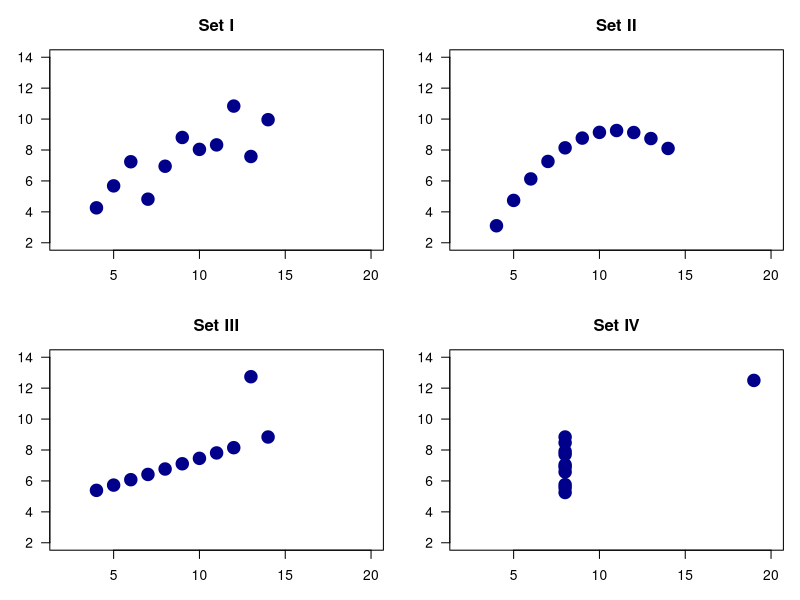

R code for this plot:
# The Anscsombe Quartet in R

# demonstration data from
# Anscombe, F. J. 1973, February. Graphs in statistical analysis. 
#  The American Statistician 27: 17–21.

# define the anscombe data frame
anscombe <- data.frame(
   x1 = c(10, 8, 13, 9, 11, 14, 6, 4, 12, 7, 5),
   x2 = c(10, 8, 13, 9, 11, 14, 6, 4, 12, 7, 5),
   x3 = c(10, 8, 13, 9, 11, 14, 6, 4, 12, 7, 5),
   x4 = c(8, 8, 8, 8, 8, 8, 8, 19, 8, 8, 8),
   y1 = c(8.04, 6.95,  7.58, 8.81, 8.33, 9.96, 7.24, 4.26,10.84, 4.82, 5.68),
   y2 = c(9.14, 8.14,  8.74, 8.77, 9.26, 8.1, 6.13, 3.1,  9.13, 7.26, 4.74),
   y3 = c(7.46, 6.77, 12.74, 7.11, 7.81, 8.84, 6.08, 5.39, 8.15, 6.42, 5.73),
   y4 = c(6.58, 5.76,  7.71, 8.84, 8.47, 7.04, 5.25, 12.5, 5.56, 7.91, 6.89))

# show results from four regression analyses
with(anscombe, print(summary(lm(y1 ~ x1))))
with(anscombe, print(summary(lm(y2 ~ x2))))
with(anscombe, print(summary(lm(y3 ~ x3))))
with(anscombe, print(summary(lm(y4 ~ x4))))

# place four plots on one page using standard R graphics
# ensuring that all have the same scales
# for horizontal and vertical axes
pdf(file = "fig_more_anscombe.pdf", width = 8.5, height = 8.5)
par(mfrow=c(2,2),mar=c(3,3,3,1))
with(anscombe, plot(x1, y1, xlim=c(2,20),ylim=c(2,14), 
  pch = 19, col = "darkblue", cex = 2, las = 1))
title("Set I")
with(anscombe,plot(x2, y2, xlim=c(2,20),ylim=c(2,14), 
  pch = 19, col = "darkblue", cex = 2, las = 1))
title("Set II")
with(anscombe,plot(x3, y3, xlim=c(2,20),ylim=c(2,14), 
  pch = 19, col = "darkblue", cex = 2, las = 1))
title("Set III")
with(anscombe,plot(x4, y4, xlim=c(2,20),ylim=c(2,14), 
  pch = 19, col = "darkblue", cex = 2, las = 1))
title("Set IV")
dev.off()

par(mfrow=c(1,1),mar=c(5.1, 4.1, 4.1, 2.1))  # return to plotting defaults

# suggestions for the student
# see if you can develop a quartet of your own 
# or perhaps just a duet... 
# two very different data sets with the same fitted model
